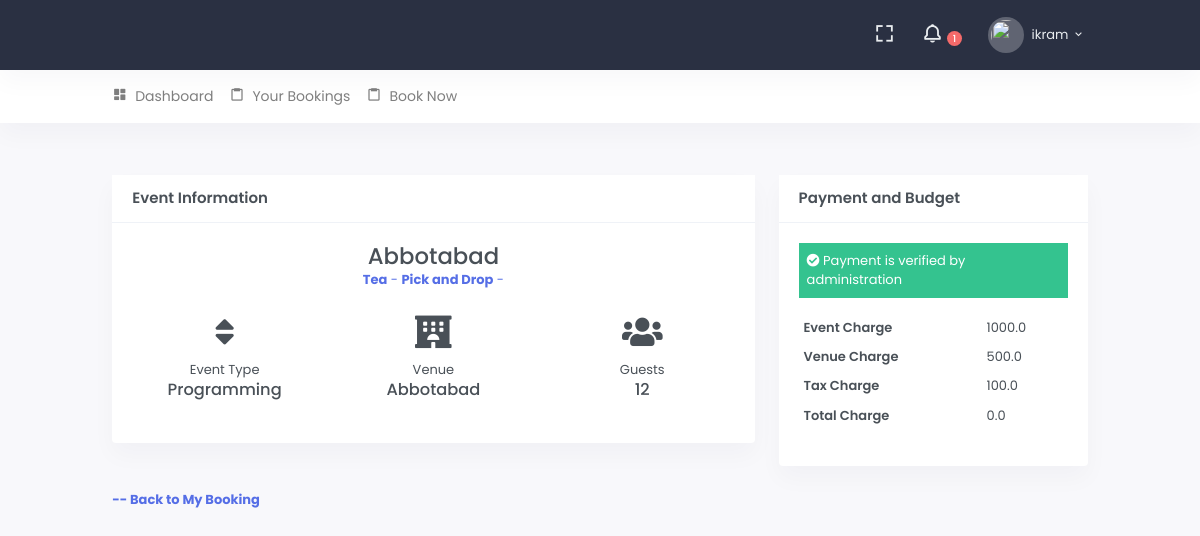
Page /c/event/4/ (signed in) on the committed database.
### src/accounts/models.py (models this page shows, shortened)
class User(AbstractUser):
    GENDER_CHOICE = (
        ('m', 'Male'),
        ('f', 'Female'),
        ('o', 'Other'),
    )
    is_customer = models.BooleanField(default=False, help_text="This account belongs to customer")
    profile_image = models.ImageField(
        null=True, blank=True,
        upload_to='images/profiles/',
        verbose_name="Profile Picture", help_text="Profile image must be 150*150 in size of png, jpg or jpeg"
    )
    gender = models.CharField(max_length=1, null=True, blank=True, choices=GENDER_CHOICE)
    about = models.TextField(null=True, blank=True, help_text="Tell us something interesting about yourself")
    address = models.TextField(blank=True, null=True)
    phone_number = models.CharField(max_length=15, null=True, blank=True)
    class Meta:
        verbose_name_plural = "Users"

### src/portals/admins/models.py (models this page shows, shortened)
class Event(models.Model):
    name = models.CharField(max_length=255)
    user = models.ForeignKey('accounts.User', on_delete=models.CASCADE)
    event_type = models.ForeignKey('EventType', on_delete=models.SET_NULL, null=True, blank=False)
    venue = models.ForeignKey('Venue', on_delete=models.SET_NULL, null=True, blank=False)
    add_ons = models.ManyToManyField(AddOn)
    no_of_persons = models.PositiveIntegerField(default=0)
    no_of_chairs = models.PositiveIntegerField(default=100)
    event_charge = models.FloatField(default=1000)
    venue_charge = models.FloatField(default=500)
    tax_charge = models.FloatField(default=100)
    total_charge = models.FloatField(default=0)
    transaction_id = models.CharField(
        max_length=1000, null=False, blank=False,
        help_text="Enter transaction id here, transaction id will be provided by your service provider "
                  "i.e EasyPaisa provide you through sms over a successful transaction", unique=True
    )
    single_split = models.BooleanField(default=False)
    double_split = models.BooleanField(default=False)
    triple_split = models.BooleanField(default=False)
    red_carpet = models.BooleanField(default=False)
    music = models.BooleanField(default=False)
    is_paid = models.BooleanField(default=False)
    is_active = models.BooleanField(default=True)
    created_on = models.DateTimeField(auto_now_add=True)
    event_date = models.DateTimeField()
    class Meta:
        verbose_name_plural = "Events"
    def __str__(self):
        return self.name

class AddOn(models.Model):
    name = models.CharField(max_length=255)
    price = models.FloatField(null=False, blank=False)
    description = models.TextField(null=True, blank=True)
    is_active = models.BooleanField(default=True)
    class Meta:
        verbose_name_plural = 'Add Ons'
        ordering = ['-id']
    def __str__(self):
        return self.name

class EventType(models.Model):
    name = models.CharField(max_length=255)
    description = models.TextField(null=True, blank=True)
    is_active = models.BooleanField(default=True)
    class Meta:
        ordering = ['-id']
    def __str__(self):
        return self.name

class Venue(models.Model):
    name = models.CharField(max_length=255)
    description = models.TextField(null=True, blank=True)
    is_active = models.BooleanField(default=True)
    class Meta:
        ordering = ['-id']
    def __str__(self):
        return self.name

### src/portals/customer/views.py (the view)
# urls.py: path('event/<int:pk>/', EventDetailView.as_view(), name='event-detail-view'),
class EventDetailView(DetailView):
    template_name = 'customer/event_detail.html'
    def get_object(self, queryset=None):
        return get_object_or_404(Event.objects.filter(user=self.request.user), pk=self.kwargs['pk'])

### src/portals/customer/templates/customer/event_detail.html (shortened to what this page needs)
{% extends 'core/base.html' %}
{% load static %}
{% block content %}
    <div class="row">
        <div class="col-md-8">
            <div class="card">
                <div class="card-header bg-white border-bottom">
                    <p class="mb-0 card-title">Event Information</p>
                </div>
                <div class="card-body">
                    <div class="text-center">
                        <p class="h3 mb-0">{{ object.name }}</p>
                        <p class="text-primary">
                            {% for add_on in object.add_ons.all %}
                                <b>{{ add_on }}</b> -
                            {% endfor %}
                        </p>
                    </div>
                    <div class="row justify-content-center text-center my-4">
                        <div class="col">
                            <h1>
                                <i class="fa fa-sort"></i>
                            </h1>
                            <p class="mb-0">Event Type</p>
                            <h5 class="mb-0">{{ object.event_type }}</h5>
                        </div>
                        <div class="col">
                            <h1>
                                <i class="fa fa-hotel"></i>
                            </h1>
                            <p class="mb-0">Venue</p>
                            <h5 class="mb-0">{{ object.venue }}</h5>
                        </div>
                        <div class="col">
                            <h1>
                                <i class="fa fa-users"></i>
                            </h1>
                            <p class="mb-0">Guests</p>
                            <h5 class="mb-0">{{ object.no_of_persons }}</h5>
                        </div>
                    </div>
                </div>
            </div>
        </div>
        <div class="col-md-4">
            <div class="card">
                <div class="card-header bg-white border-bottom">
                    <p class="mb-0 card-title">Payment and Budget</p>
                </div>
                <div class="card-body">
                    {% if object.is_paid %}
                        <p class="bg-success text-white p-2"><i class="fa fa-check-circle"></i>
                            Payment is verified by administration
                        </p>
                    {% else %}
                        <p class="bg-danger text-white p-2"><i class="fa fa-times-circle"></i>
                            Payment is not verified by administration
                        </p>
                    {% endif %}
                     <div class="table-responsive">
                         <table class="table table-borderless table-sm">
                             <tr>
                                 <th>Event Charge</th>
                                 <td>{{ object.event_charge }}</td>
                             </tr>
                             <tr>
                                 <th>Venue Charge</th>
                                 <td>{{ object.venue_charge }}</td>
                             </tr>
                             <tr>
                                 <th>Tax Charge</th>
                                 <td>{{ object.tax_charge }}</td>
                             </tr>
                             <tr>
                                 <th>Total Charge</th>
                                 <td>{{ object.total_charge }}</td>
                             </tr>
                         </table>
                     </div>
                </div>
            </div>
        </div>
    </div>
    <div class="row">
    <div class="col-12">
        <p><b><a href="{% url 'customer-portal:event-list' %}"> -- Back to My Booking</a></b></p>
    </div>
    </div>
{% endblock %}

### templates/core/base_head.html (shortened to what this page needs)
{% load static %}
<header id="page-topbar">
    <div class="navbar-header">
        <div class="d-flex">
            <div class="navbar-brand-box">
            </div>
        </div>
        <div class="d-flex">
            <div class="dropdown d-none d-lg-inline-block ml-1">
                <button type="button" class="btn header-item noti-icon waves-effect" data-toggle="fullscreen">
                    <i class="bx bx-fullscreen"></i>
                </button>
            </div>
            <div class="dropdown d-inline-block">
                <button type="button" class="btn header-item noti-icon waves-effect"
                        id="page-header-notifications-dropdown"
                        data-toggle="dropdown" aria-haspopup="true" aria-expanded="false">
                    <i class="bx bx-bell bx-tada"></i>
                    <span class="badge badge-danger badge-pill">
                        1
                    </span>
                </button>
            </div>
            <div class="dropdown d-inline-block">
                <button type="button" class="btn header-item waves-effect" id="page-header-user-dropdown"
                        data-toggle="dropdown" aria-haspopup="true" aria-expanded="false">
                    {% if request.user.profile_image %}
                        <img class="rounded-circle header-profile-user" src="{% static 'images/user.png' %}" alt="Header Avatar">
                    {% else %}
                         <img class="rounded-circle header-profile-user" src="{% static 'images/user.png' %}">
                    {% endif %}
                    <span class="d-none d-xl-inline-block ml-1">{{ request.user.username }}</span>
                    <i class="mdi mdi-chevron-down d-none d-xl-inline-block"></i>
                </button>
            </div>
        </div>
    </div>
</header>
<div class="topnav">
    <div class="container-fluid">
        <nav class="navbar navbar-light navbar-expand-lg topnav-menu">
            <div class="collapse navbar-collapse" id="topnav-menu-content">
                <ul class="navbar-nav">
                    {% if request.user.is_authenticated %}
                        {% if request.user.is_superuser %}
                            {% include 'core/include/admin_header.html' %}
                        {% elif request.user.is_staff %}
                            {% include 'core/include/organizer_header.html' %}
                        {% else %}
                            {% include 'core/include/customer_header.html' %}
                        {% endif %}
                    {% endif %}
                </ul>
            </div>
        </nav>
    </div>
</div>

### rows in the picture
User: user.username "ikram"
Event: name "Abbotabad", event_type "Programming", venue "Abbotabad", no_of_persons "12", event_charge "1000.0", venue_charge "500.0", tax_charge "100.0", total_charge "0.0"
AddOn: name "Tea"
AddOn: name "Pick and Drop"
